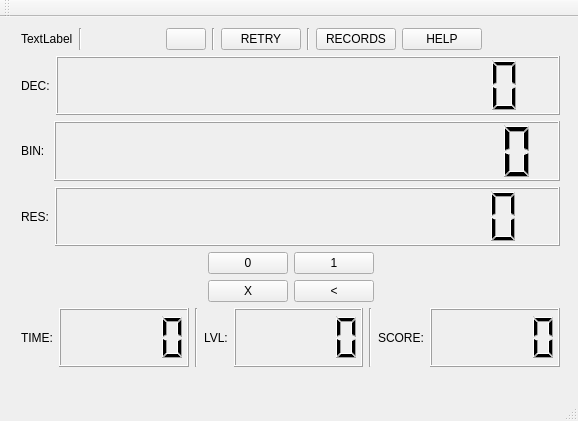
<?xml version="1.0" encoding="UTF-8"?>
<ui version="4.0">
 <class>MainWindow</class>
 <widget class="QMainWindow" name="MainWindow">
  <property name="geometry">
   <rect>
    <x>0</x>
    <y>0</y>
    <width>578</width>
    <height>421</height>
   </rect>
  </property>
  <property name="minimumSize">
   <size>
    <width>460</width>
    <height>310</height>
   </size>
  </property>
  <property name="windowTitle">
   <string>MainWindow</string>
  </property>
  <widget class="QWidget" name="centralWidget">
   <widget class="QWidget" name="verticalLayoutWidget">
    <property name="geometry">
     <rect>
      <x>10</x>
      <y>0</y>
      <width>561</width>
      <height>361</height>
     </rect>
    </property>
    <layout class="QVBoxLayout" name="verticalLayout">
     <item>
      <layout class="QVBoxLayout" name="verticalLayout_2">
       <item>
        <layout class="QHBoxLayout" name="horizontalLayout_2">
         <item>
          <widget class="QLabel" name="user_name">
           <property name="text">
            <string>TextLabel</string>
           </property>
          </widget>
         </item>
         <item>
          <widget class="Line" name="line_3">
           <property name="orientation">
            <enum>Qt::Vertical</enum>
           </property>
          </widget>
         </item>
         <item>
          <spacer name="horizontalSpacer_6">
           <property name="orientation">
            <enum>Qt::Horizontal</enum>
           </property>
           <property name="sizeHint" stdset="0">
            <size>
             <width>40</width>
             <height>20</height>
            </size>
           </property>
          </spacer>
         </item>
         <item>
          <widget class="QPushButton" name="pause_play">
           <property name="text">
            <string/>
           </property>
          </widget>
         </item>
         <item>
          <widget class="Line" name="line_4">
           <property name="orientation">
            <enum>Qt::Vertical</enum>
           </property>
          </widget>
         </item>
         <item>
          <widget class="QPushButton" name="retry_but">
           <property name="text">
            <string>RETRY</string>
           </property>
          </widget>
         </item>
         <item>
          <widget class="Line" name="line_5">
           <property name="orientation">
            <enum>Qt::Vertical</enum>
           </property>
          </widget>
         </item>
         <item>
          <widget class="QPushButton" name="records">
           <property name="text">
            <string>RECORDS</string>
           </property>
          </widget>
         </item>
         <item>
          <widget class="QPushButton" name="help_but">
           <property name="text">
            <string>HELP</string>
           </property>
          </widget>
         </item>
         <item>
          <spacer name="horizontalSpacer_5">
           <property name="orientation">
            <enum>Qt::Horizontal</enum>
           </property>
           <property name="sizeHint" stdset="0">
            <size>
             <width>40</width>
             <height>20</height>
            </size>
           </property>
          </spacer>
         </item>
        </layout>
       </item>
      </layout>
     </item>
     <item>
      <layout class="QHBoxLayout" name="horizontalLayout_5">
       <item>
        <widget class="QLabel" name="DEC_label">
         <property name="sizePolicy">
          <sizepolicy hsizetype="Preferred" vsizetype="Preferred">
           <horstretch>0</horstretch>
           <verstretch>0</verstretch>
          </sizepolicy>
         </property>
         <property name="text">
          <string>DEC:</string>
         </property>
        </widget>
       </item>
       <item>
        <widget class="QLCDNumber" name="DEC_lcd">
         <property name="sizePolicy">
          <sizepolicy hsizetype="MinimumExpanding" vsizetype="Minimum">
           <horstretch>0</horstretch>
           <verstretch>0</verstretch>
          </sizepolicy>
         </property>
         <property name="smallDecimalPoint">
          <bool>false</bool>
         </property>
         <property name="numDigits">
          <number>15</number>
         </property>
         <property name="digitCount">
          <number>15</number>
         </property>
         <property name="segmentStyle">
          <enum>QLCDNumber::Filled</enum>
         </property>
        </widget>
       </item>
      </layout>
     </item>
     <item>
      <layout class="QHBoxLayout" name="horizontalLayout">
       <item>
        <widget class="QLabel" name="BIN_label">
         <property name="sizePolicy">
          <sizepolicy hsizetype="Preferred" vsizetype="Preferred">
           <horstretch>0</horstretch>
           <verstretch>0</verstretch>
          </sizepolicy>
         </property>
         <property name="text">
          <string>BIN: </string>
         </property>
        </widget>
       </item>
       <item>
        <widget class="QLCDNumber" name="BIN_lcd">
         <property name="sizePolicy">
          <sizepolicy hsizetype="MinimumExpanding" vsizetype="Minimum">
           <horstretch>0</horstretch>
           <verstretch>0</verstretch>
          </sizepolicy>
         </property>
         <property name="numDigits">
          <number>15</number>
         </property>
         <property name="mode">
          <enum>QLCDNumber::Bin</enum>
         </property>
         <property name="value" stdset="0">
          <double>0.000000000000000</double>
         </property>
        </widget>
       </item>
      </layout>
     </item>
     <item>
      <layout class="QHBoxLayout" name="horizontalLayout_4">
       <item>
        <widget class="QLabel" name="RES_label">
         <property name="text">
          <string>RES:</string>
         </property>
        </widget>
       </item>
       <item>
        <widget class="QLCDNumber" name="RES_lcd">
         <property name="sizePolicy">
          <sizepolicy hsizetype="MinimumExpanding" vsizetype="Minimum">
           <horstretch>0</horstretch>
           <verstretch>0</verstretch>
          </sizepolicy>
         </property>
         <property name="numDigits">
          <number>15</number>
         </property>
        </widget>
       </item>
      </layout>
     </item>
     <item>
      <layout class="QGridLayout" name="gridLayout_2">
       <item row="0" column="1">
        <widget class="QPushButton" name="but_0">
         <property name="sizePolicy">
          <sizepolicy hsizetype="Minimum" vsizetype="Minimum">
           <horstretch>0</horstretch>
           <verstretch>0</verstretch>
          </sizepolicy>
         </property>
         <property name="minimumSize">
          <size>
           <width>0</width>
           <height>0</height>
          </size>
         </property>
         <property name="text">
          <string>0</string>
         </property>
        </widget>
       </item>
       <item row="2" column="1">
        <widget class="QPushButton" name="but_x">
         <property name="text">
          <string>X</string>
         </property>
        </widget>
       </item>
       <item row="2" column="2">
        <widget class="QPushButton" name="but_c">
         <property name="text">
          <string>&lt;</string>
         </property>
        </widget>
       </item>
       <item row="0" column="0">
        <spacer name="horizontalSpacer">
         <property name="orientation">
          <enum>Qt::Horizontal</enum>
         </property>
         <property name="sizeHint" stdset="0">
          <size>
           <width>40</width>
           <height>20</height>
          </size>
         </property>
        </spacer>
       </item>
       <item row="0" column="3">
        <spacer name="horizontalSpacer_4">
         <property name="orientation">
          <enum>Qt::Horizontal</enum>
         </property>
         <property name="sizeHint" stdset="0">
          <size>
           <width>40</width>
           <height>20</height>
          </size>
         </property>
        </spacer>
       </item>
       <item row="0" column="2">
        <widget class="QPushButton" name="but_1">
         <property name="text">
          <string>1</string>
         </property>
        </widget>
       </item>
       <item row="2" column="0">
        <spacer name="horizontalSpacer_2">
         <property name="orientation">
          <enum>Qt::Horizontal</enum>
         </property>
         <property name="sizeHint" stdset="0">
          <size>
           <width>40</width>
           <height>20</height>
          </size>
         </property>
        </spacer>
       </item>
       <item row="2" column="3">
        <spacer name="horizontalSpacer_3">
         <property name="orientation">
          <enum>Qt::Horizontal</enum>
         </property>
         <property name="sizeHint" stdset="0">
          <size>
           <width>40</width>
           <height>20</height>
          </size>
         </property>
        </spacer>
       </item>
      </layout>
     </item>
     <item>
      <layout class="QHBoxLayout" name="horizontalLayout_6">
       <item>
        <widget class="QLabel" name="TIME_label">
         <property name="text">
          <string>TIME:</string>
         </property>
        </widget>
       </item>
       <item>
        <widget class="QLCDNumber" name="TIME_lcd">
         <property name="sizePolicy">
          <sizepolicy hsizetype="Expanding" vsizetype="Minimum">
           <horstretch>0</horstretch>
           <verstretch>0</verstretch>
          </sizepolicy>
         </property>
        </widget>
       </item>
       <item>
        <widget class="Line" name="line">
         <property name="orientation">
          <enum>Qt::Vertical</enum>
         </property>
        </widget>
       </item>
       <item>
        <widget class="QLabel" name="LVL_label">
         <property name="text">
          <string>LVL:</string>
         </property>
        </widget>
       </item>
       <item>
        <widget class="QLCDNumber" name="LVL_lcd">
         <property name="sizePolicy">
          <sizepolicy hsizetype="Expanding" vsizetype="Minimum">
           <horstretch>0</horstretch>
           <verstretch>0</verstretch>
          </sizepolicy>
         </property>
        </widget>
       </item>
       <item>
        <widget class="Line" name="line_2">
         <property name="orientation">
          <enum>Qt::Vertical</enum>
         </property>
        </widget>
       </item>
       <item>
        <widget class="QLabel" name="SCORE_label">
         <property name="text">
          <string>SCORE:</string>
         </property>
        </widget>
       </item>
       <item>
        <widget class="QLCDNumber" name="SCORE_lcd">
         <property name="sizePolicy">
          <sizepolicy hsizetype="Expanding" vsizetype="Minimum">
           <horstretch>0</horstretch>
           <verstretch>0</verstretch>
          </sizepolicy>
         </property>
         <property name="numDigits">
          <number>5</number>
         </property>
        </widget>
       </item>
      </layout>
     </item>
    </layout>
   </widget>
  </widget>
  <widget class="QMenuBar" name="menuBar">
   <property name="geometry">
    <rect>
     <x>0</x>
     <y>0</y>
     <width>578</width>
     <height>21</height>
    </rect>
   </property>
  </widget>
  <widget class="QToolBar" name="mainToolBar">
   <attribute name="toolBarArea">
    <enum>TopToolBarArea</enum>
   </attribute>
   <attribute name="toolBarBreak">
    <bool>false</bool>
   </attribute>
  </widget>
  <widget class="QStatusBar" name="statusBar"/>
 </widget>
 <layoutdefault spacing="6" margin="11"/>
 <tabstops>
  <tabstop>but_0</tabstop>
  <tabstop>but_1</tabstop>
  <tabstop>but_x</tabstop>
  <tabstop>but_c</tabstop>
 </tabstops>
 <resources/>
 <connections/>
</ui>
